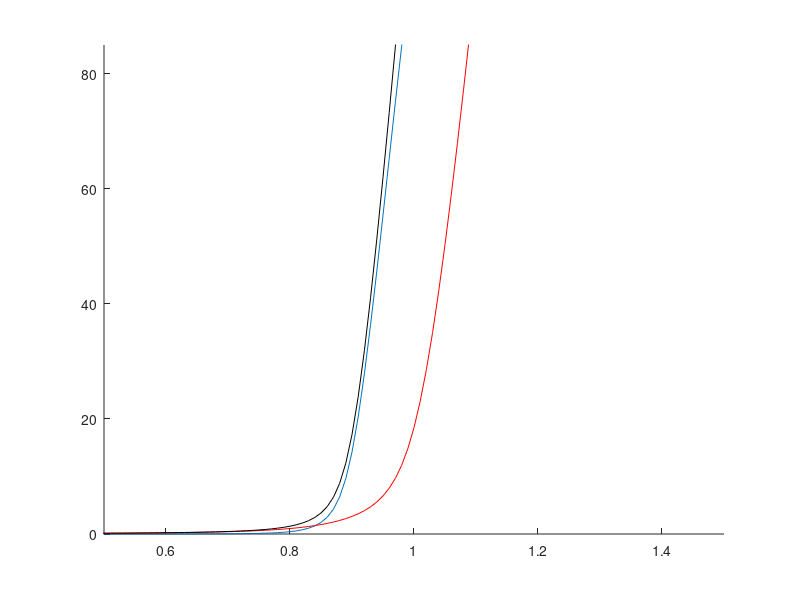

MATLAB code to generate this figure: (Note: this script raises an error after producing the figure.)
clear all;
close all;
clc;

kB = 1.3806488*10^(-23); %J/K
T = 293.15; %K
Ld = 920E-9; %nm
Lp = 120E-9; %nm
pP = 1.5E-9; %nm
pD = 45E-9; %nm
K = 1.2E-9;

load wormlikechains % wormlike chains
ext = ext(1:end);
DNAforce = DNAforce(1:end);
force = DNAforce.*1E-12;
singleMBPForce = singleMBPForce(1:end);
extension = ext.*1E-6;
DNAforce = (kB.*T)./(4.*pD.*(1-extension./Ld+force./K).^2)-(kB.*T)./(4.*pD)+(kB.*T.*extension)./(Ld.*pD)-(kB.*T.*force)./(K.*pD);
protForce = DNAforce-singleMBPForce*1E-12;
figure();
hold on;
plot(extension*1E6, protForce*1E12);
plot( ext,  singleMBPForce,'r', ext, DNAforce*1E12, 'k')
axis([0.5 1.5 0 85]);
hold off;
fMinOptions = optimset('MaxFunEvals', 10000, 'Display', 'Iter', 'TolFun', 1E-13, 'TolX', 1E-16); % fminsearch options.
expFitVal = fminsearch(@(x) fitWLCMBP( extension, x(1), DNAforce, singleMBPForce*1E-12, kB, T, Ld, Lp, pD, pP, K ), linspace(0, 0.9*Lp, length(extension)), fMinOptions); %linspace(0, 0.9*Lp, length(extension))

%plot(data(timeSpan,1),(data(timeSpan,protCol)-data(timeSpan(1),protCol)).*protConvFac,data(timeSpan,1),expFitVal(1)*(1-exp(-expFitVal(2).*(data(timeSpan,1)-data(timeSpan(1),1)))));

figure();
plot(extension*1E6,singleMBPForce,'linewidth',5)
hold on;
plot((extension+120E-9)*1E6, ((kB.*T)./(4.*pD.*(1-extension./Ld+DNAforce./K).^2)-(kB.*T)./(4.*pD)+(kB.*T.*extension)./(Ld.*pD)-(kB.*T.*DNAforce)./(K.*pD)+(kB.*T)./(4.*pP.*(1-(expFitVal)./Lp).^2)-(kB.*T)./(4.*pP)+(kB.*T.*(expFitVal))./(Lp.*pP)).*1E12);
hold off;
axis([0 1.7 0 85]);
figure;
FEE = (kB.*T)./(4.*pP.*(1-1020E-9./Lp).^2)-(kB.*T)./(4.*pP)+(kB.*T.*1020E-9)./(Lp.*pP);
plot(extension*1E6,FEE*1E12,'linewidth',3);
axis([0.5 1.5 0 85]);

figure;
pExtension = linspace(0, 0.9*Lp, length(extension))
plot((pExtension+Ld)*1E6,((kB.*T)./(4.*pP.*(1-pExtension./Lp).^2)-(kB.*T)./(4.*pP)+(kB.*T.*pExtension)./(Lp.*pP))*1E12, extension*1E6, DNAforce*1E12,extension*1E6, singleMBPForce)
axis([0 1.7 0 85]);
